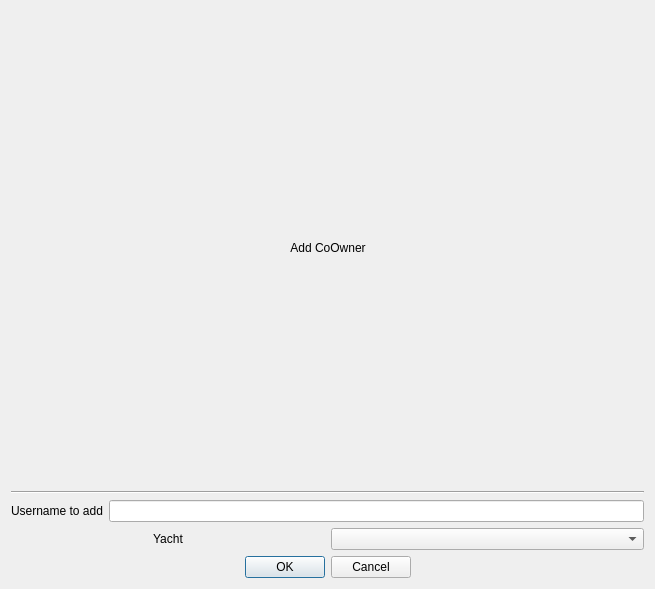
<?xml version="1.0" encoding="UTF-8"?>
<ui version="4.0">
 <class>AddCoOwnerWindow</class>
 <widget class="QDialog" name="AddCoOwnerWindow">
  <property name="geometry">
   <rect>
    <x>0</x>
    <y>0</y>
    <width>655</width>
    <height>589</height>
   </rect>
  </property>
  <property name="windowTitle">
   <string>Dialog</string>
  </property>
  <layout class="QGridLayout" name="gridLayout">
   <item row="0" column="0">
    <layout class="QHBoxLayout" name="horizontalLayout_2">
     <item>
      <spacer name="horizontalSpacer_3">
       <property name="orientation">
        <enum>Qt::Orientation::Horizontal</enum>
       </property>
       <property name="sizeHint" stdset="0">
        <size>
         <width>40</width>
         <height>20</height>
        </size>
       </property>
      </spacer>
     </item>
     <item>
      <widget class="QLabel" name="label">
       <property name="text">
        <string>Add CoOwner</string>
       </property>
       <property name="alignment">
        <set>Qt::AlignmentFlag::AlignCenter</set>
       </property>
      </widget>
     </item>
     <item>
      <spacer name="horizontalSpacer_4">
       <property name="orientation">
        <enum>Qt::Orientation::Horizontal</enum>
       </property>
       <property name="sizeHint" stdset="0">
        <size>
         <width>40</width>
         <height>20</height>
        </size>
       </property>
      </spacer>
     </item>
    </layout>
   </item>
   <item row="1" column="0">
    <widget class="Line" name="line">
     <property name="orientation">
      <enum>Qt::Orientation::Horizontal</enum>
     </property>
    </widget>
   </item>
   <item row="2" column="0">
    <layout class="QHBoxLayout" name="horizontalLayout_3">
     <item>
      <widget class="QLabel" name="label_2">
       <property name="text">
        <string>Username to add</string>
       </property>
       <property name="alignment">
        <set>Qt::AlignmentFlag::AlignCenter</set>
       </property>
      </widget>
     </item>
     <item>
      <widget class="QLineEdit" name="UsernameText"/>
     </item>
    </layout>
   </item>
   <item row="3" column="0">
    <layout class="QHBoxLayout" name="horizontalLayout_4">
     <item>
      <widget class="QLabel" name="label_3">
       <property name="text">
        <string>Yacht</string>
       </property>
       <property name="alignment">
        <set>Qt::AlignmentFlag::AlignCenter</set>
       </property>
      </widget>
     </item>
     <item>
      <widget class="QComboBox" name="YachtComboBox"/>
     </item>
    </layout>
   </item>
   <item row="4" column="0">
    <layout class="QHBoxLayout" name="horizontalLayout">
     <item>
      <spacer name="horizontalSpacer">
       <property name="orientation">
        <enum>Qt::Orientation::Horizontal</enum>
       </property>
       <property name="sizeHint" stdset="0">
        <size>
         <width>40</width>
         <height>20</height>
        </size>
       </property>
      </spacer>
     </item>
     <item>
      <widget class="QDialogButtonBox" name="buttonBox">
       <property name="sizePolicy">
        <sizepolicy hsizetype="Maximum" vsizetype="Fixed">
         <horstretch>0</horstretch>
         <verstretch>0</verstretch>
        </sizepolicy>
       </property>
       <property name="orientation">
        <enum>Qt::Orientation::Horizontal</enum>
       </property>
       <property name="standardButtons">
        <set>QDialogButtonBox::StandardButton::Cancel|QDialogButtonBox::StandardButton::Ok</set>
       </property>
      </widget>
     </item>
     <item>
      <spacer name="horizontalSpacer_2">
       <property name="orientation">
        <enum>Qt::Orientation::Horizontal</enum>
       </property>
       <property name="sizeHint" stdset="0">
        <size>
         <width>40</width>
         <height>20</height>
        </size>
       </property>
      </spacer>
     </item>
    </layout>
   </item>
  </layout>
 </widget>
 <resources/>
 <connections>
  <connection>
   <sender>buttonBox</sender>
   <signal>accepted()</signal>
   <receiver>AddCoOwnerWindow</receiver>
   <slot>accept()</slot>
   <hints>
    <hint type="sourcelabel">
     <x>248</x>
     <y>254</y>
    </hint>
    <hint type="destinationlabel">
     <x>157</x>
     <y>274</y>
    </hint>
   </hints>
  </connection>
  <connection>
   <sender>buttonBox</sender>
   <signal>rejected()</signal>
   <receiver>AddCoOwnerWindow</receiver>
   <slot>reject()</slot>
   <hints>
    <hint type="sourcelabel">
     <x>316</x>
     <y>260</y>
    </hint>
    <hint type="destinationlabel">
     <x>286</x>
     <y>274</y>
    </hint>
   </hints>
  </connection>
 </connections>
</ui>
